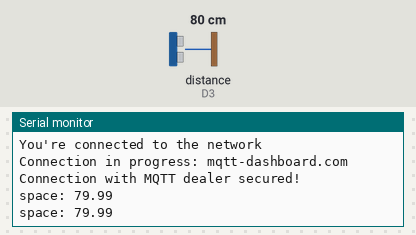
The sketch below on a simulated Arduino MKR. On the bench: the last lines printed to the serial monitor. Wiring (inferred from the names in the program): ultrasonic range finder: trigger D2; echo D3. Inputs (shaded band) come from the test bench; at power-on: distance to the obstacle (sensor on D3) 80 cm. The echo pulse lasts 58.3 µs per cm; WiFi joins after 1.5 s; servers stay silent unless stated; no MQTT or app messages arrive unless stated.

Above: at 2.7 s.
2.8 s: distance to the obstacle (sensor on D3) set to 2 cm
At 4.1 s:
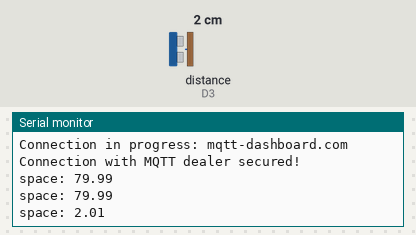
4.3 s: distance to the obstacle (sensor on D3) set to 4 cm
At 5.0 s:
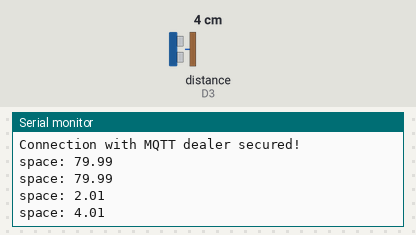
Timing chart, 0 to 7.3 s (numbered marks = the images above; inputs shaded):
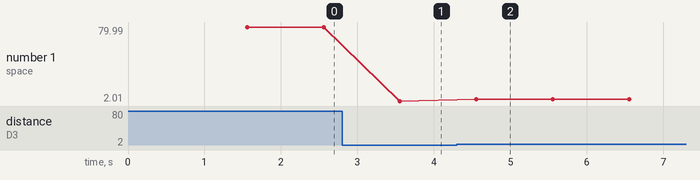

Measured:
- after the input at 2.8 s, the serial monitor: prints a new line after 0.76 s (image 1)
- after the input at 4.3 s, the serial monitor: prints a new line after 0.26 s (image 2)
- plotted number 1: 79.99 → 2.01 after the input at 2.8 s, 2.01 → 4.01 after the input at 4.3 s

The sketch:

sender_code.ino
```cpp
#include <ArduinoMqttClient.h>
#include <WiFiNINA.h>


char wifi_name[] = "Sarang";
char password[] = "45678910";


const int trigPin = 2;
const int echoPin = 3;

float time, space;

WiFiClient customer;
MqttClient mqttClient(customer);

const char dealer[] = "mqtt-dashboard.com";
int port = 1883;
const char subject[] = "SIT210/waves";

const long interval = 1000;
unsigned long old_mills = 0;

int count = 0;

void setup() {

  Serial.begin(9600);
  while (!Serial) {

  }

  pinMode(trigPin, OUTPUT);
  pinMode(echoPin, INPUT);

  // waiting for wifi connections
  Serial.print("Attempting to connect to WPA wifi_name: ");
  Serial.println(wifi_name);
  while (WiFi.begin(wifi_name, password) != WL_CONNECTED) {
    // failed, retrying
    Serial.print(".");
    delay(5000);
  }

  Serial.println("You're connected to the network");
  Serial.println();

  Serial.print("Connection in progress: ");
  Serial.println(dealer);

  if (!mqttClient.connect(dealer, port)) {
    Serial.print("Can't connect to MQTT broker: Error code = ");
    Serial.println(mqttClient.connectError());

    while (1)
      ;
  }

  Serial.println("Connection with MQTT dealer secured!");
  Serial.println();
}

void loop() {
  mqttClient.poll();
  unsigned long mills = millis();

  if (mills - old_mills >= interval) {

    old_mills = mills;

    digitalWrite(trigPin, LOW);
    delayMicroseconds(2);
    digitalWrite(trigPin, HIGH);
    delayMicroseconds(10);
    digitalWrite(trigPin, LOW);

    time = pulseIn(echoPin, HIGH);
    space = (time * .0343) / 2;
    Serial.print("space: ");
    Serial.println(space);
    if (space < 20) {

      mqttClient.beginMessage(subject);
      mqttClient.print("space is: ");
      mqttClient.print(space);
      mqttClient.endMessage();
      delay(1000);
    }

    Serial.println();
  }
}
```
